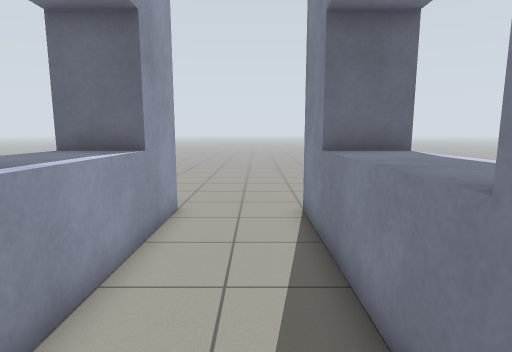
[1] (above)

21 first-person views from a walk through a robot-simulator world made for Gazebo. The camera is 1.2 m above the floor, tilts 8° down and sees 80° across. The floor is counted in squares, 0.5 m on a side. Each view is taken from the middle of a square. On the plan, view 1 faces up. The plan holds only what a view shows up to about 18 squares ahead; the rest is blank.

[2]
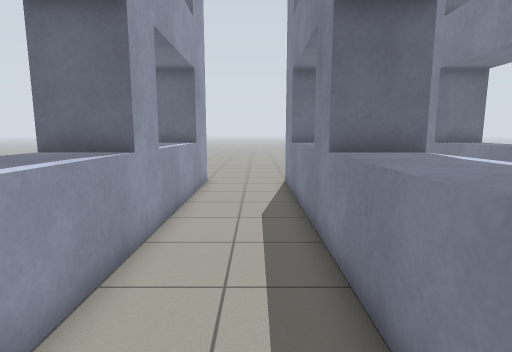

[3]
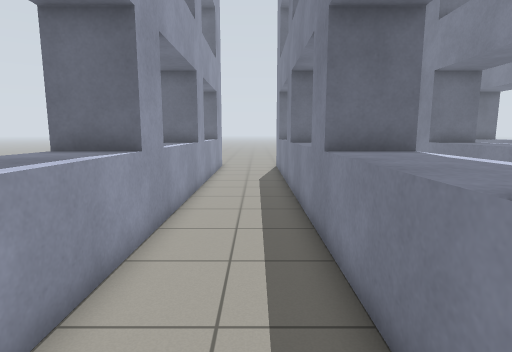

[4]
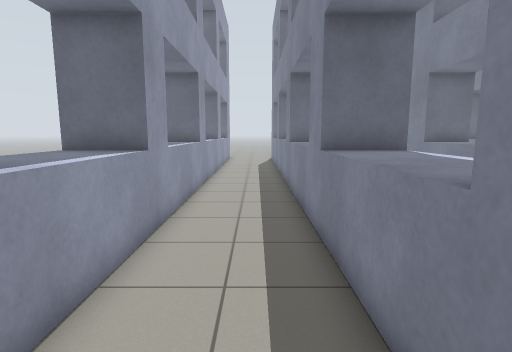

[5]
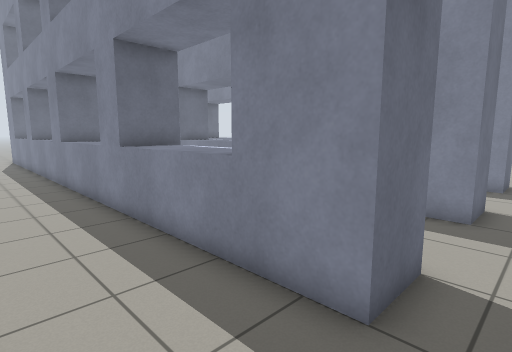

[6]
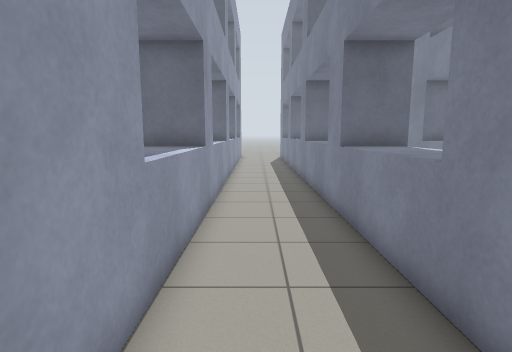

[7]
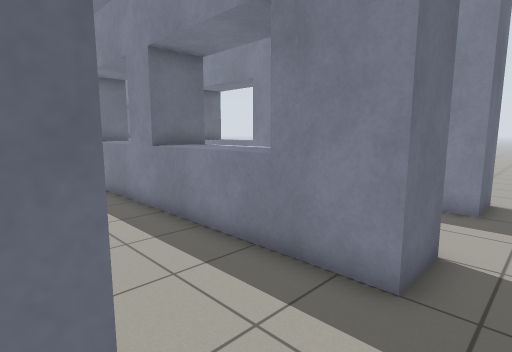

[8]
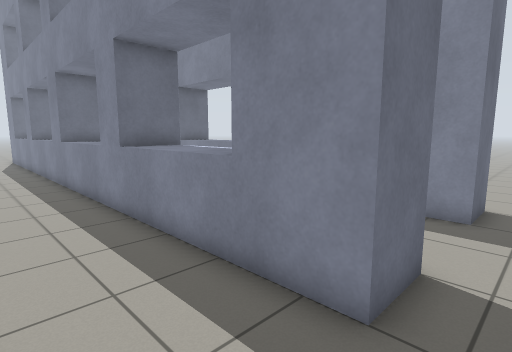

[9]
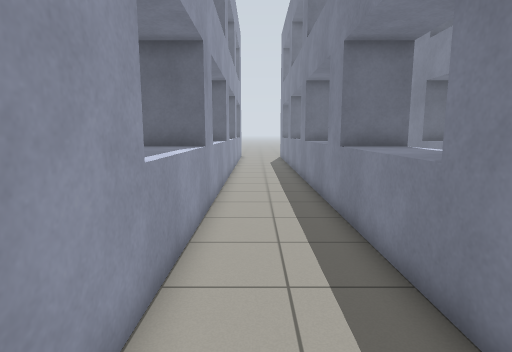

[10]
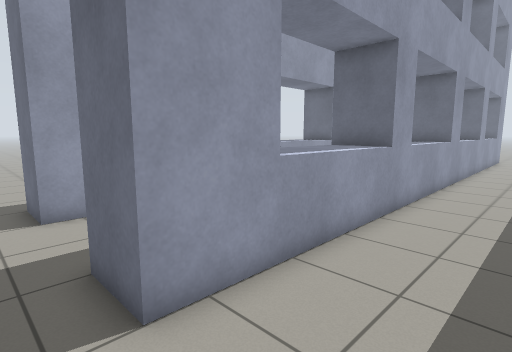

[11]
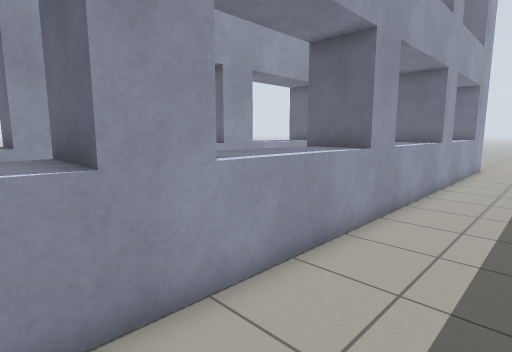

[12]
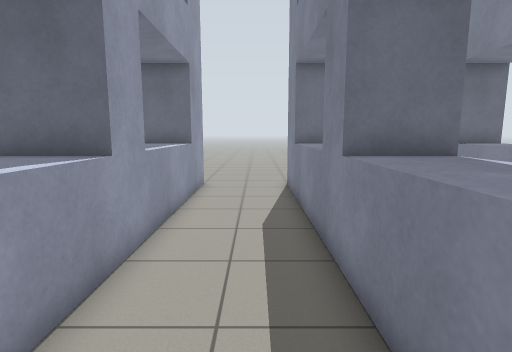

[13]
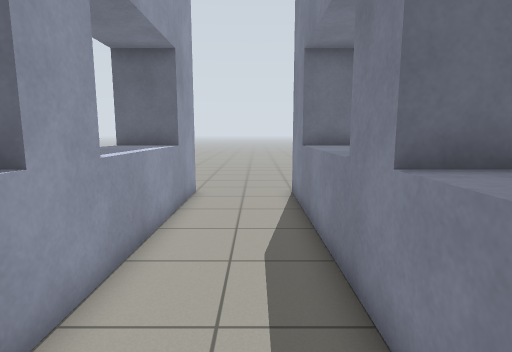

[14]
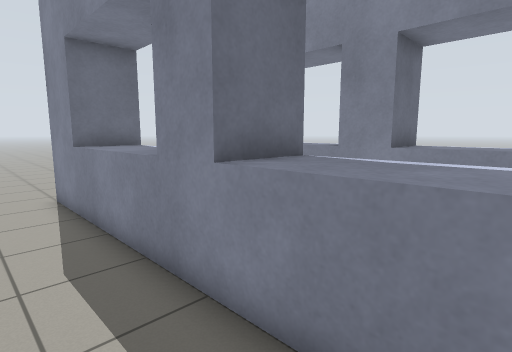

[15]
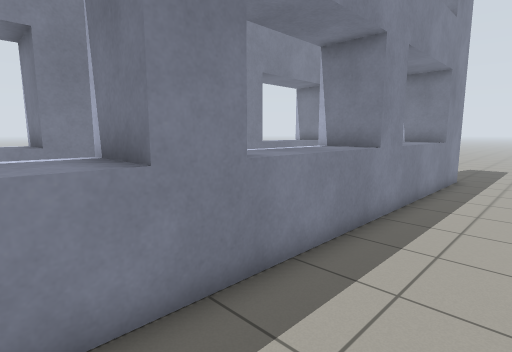

[16]
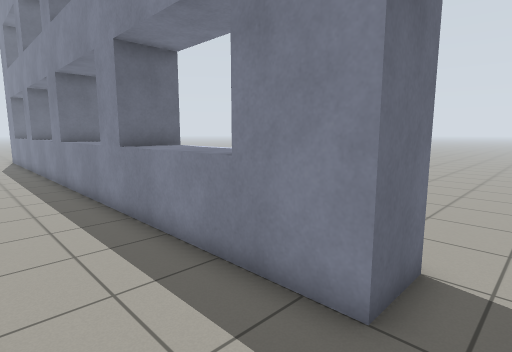

[17]
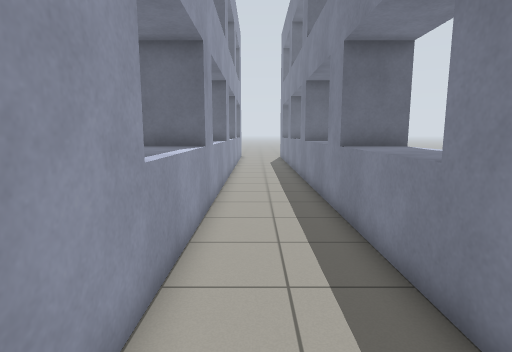

[18]
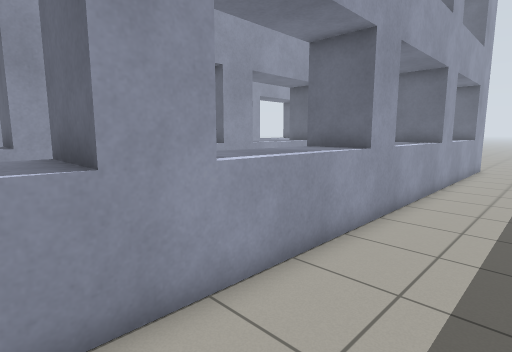

[19]
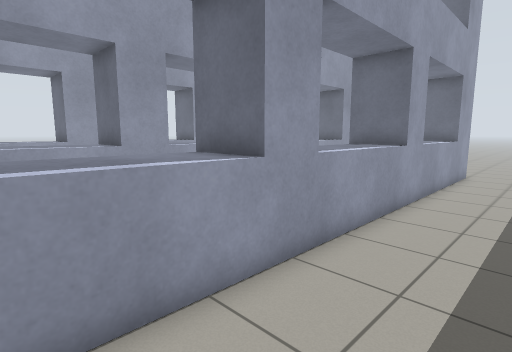

[20]
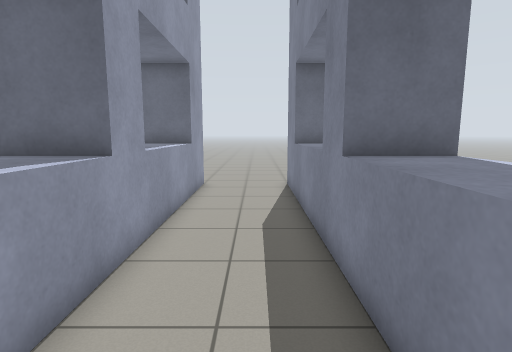

[21]
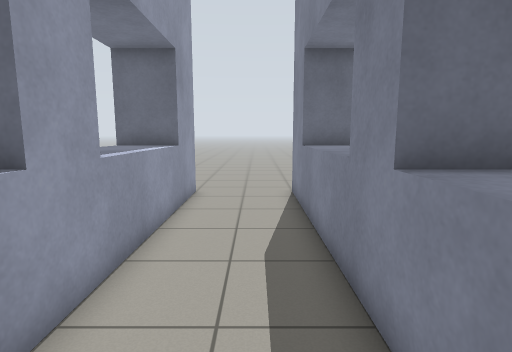

### Floor plan
Points are (right, up) in squares from view 1. A wall is a line through its corners. A room is listed if a view was taken in it or the views show most of it. See-through windows are left out.
Room 1 (views 1, 2, 3, 4, 5, 6, 7)
walls: (-2.5, 9.5) (-2.5, -20.5); (3.5, -20.5) (1.5, -20.5) (1.5, 9.5)
ways out: opening at (2.5, -21.5) to room 2; opening at (2.5, 10.5) to room 2; opening at (-3.5, -21.5); opening at (-3.5, 10.5)
Room 2 (views 8, 9, 10, 11, 12, 13, 14, 15)
walls: (3.5, 9.5) (3.5, -20.5); (9.5, -20.5) (7.5, -20.5) (7.5, 9.5)
ways out: opening at (2.5, -21.5) to room 1; opening at (2.5, 10.5) to room 1; opening at (8.5, -21.5) to room 3; opening at (8.5, 10.5) to room 3
Room 3 (views 16, 17, 18, 19, 20, 21)
walls: (9.5, 9.5) (9.5, -20.5); (15.6, -20.5) (13.5, -20.5) (13.5, 9.5)
ways out: opening at (8.5, -21.5) to room 2; opening at (8.5, 10.5) to room 2; opening at (14.5, -21.5)

Where each view was taken, in squares from view 1:
view 1: 0 up, 0 right, facing up
view 2: 6 down, 0 right, facing up
view 3: 13 down, 0 right, facing up
view 4: 20 down, 0 right, facing up
view 5: 22 down, 2 left, facing up-right
view 6: 22 down, 1 left, facing up
view 7: 22 down, 3 right, facing up-right
view 8: 22 down, 4 right, facing up-right
view 9: 22 down, 5 right, facing up
view 10: 22 down, 7 right, facing up-left
view 11: 14 down, 7 right, facing up-left
view 12: 5 down, 6 right, facing up
view 13: 3 down, 6 right, facing up
view 14: 3 down, 5 right, facing up-right
view 15: 3 down, 4 right, facing down-right
view 16: 22 down, 10 right, facing up-right
view 17: 22 down, 11 right, facing up
view 18: 14 down, 13 right, facing up-left
view 19: 10 down, 13 right, facing up-left
view 20: 5 down, 12 right, facing up
view 21: 3 down, 12 right, facing up
